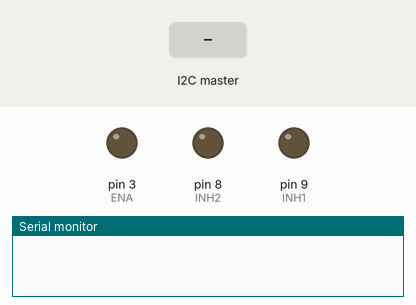
Bench run of a sketch on a simulated Arduino Uno, built with avr-gcc and run on an emulated ATmega328P. On the bench: output pins drawn as LEDs (lit = HIGH), the last lines printed to the serial monitor. Inputs (shaded band) come from the test bench.

Above: at 1.2 s.
1.3 s: the I2C master sends the byte 1
At 2.1 s:
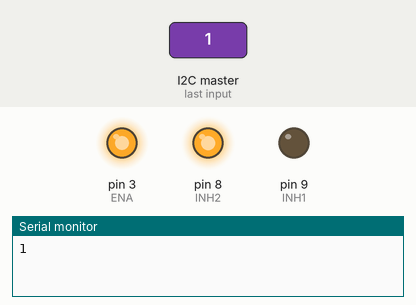
2.8 s: the I2C master sends the byte 0
At 3.3 s:
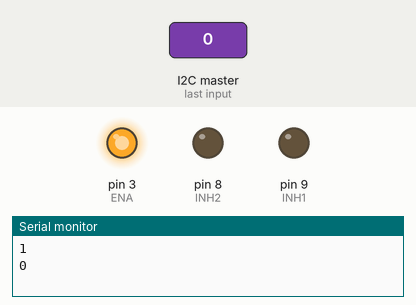
Timing chart, 0 to 5.8 s (numbered marks = the images above; inputs shaded):
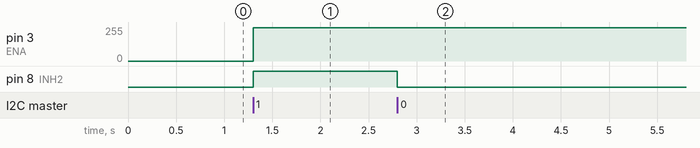

The sketch:

Slave_I2C.ino
```cpp
#include <Wire.h> //libreria

int INH1 = 9;
int INH2 = 8;
int ENA = 3;
int vel = 250;

void setup() {
  // put your setup code here, to run once:
  Serial.begin(9600);
  pinMode(INH1, OUTPUT);
  pinMode(INH2, OUTPUT);
  pinMode(ENA, OUTPUT);
  Wire.begin(1);
  Wire.onReceive(receiveEvent);
}

void loop() {
  // put your main code here, to run repeatedly:
}

void receiveEvent(int combinacion) {

  int estado[]  = {0, 0};

  if (Wire.available() == 2) { //2 bits enviados
    estado[0] = Wire.read();  //1er bit
    Serial.print("Combinaciòn: ");
    Serial.print(estado[0]);
  }

  if (Wire.available() == 1) { //2do bit
    estado[1] = Wire.read();
    Serial.println(estado[1]);
  }

  if (( estado[1] == 0) && (estado[0] == 0)) { // paro lento
    digitalWrite(INH1, LOW);
    digitalWrite(INH2, LOW);
  }
  if (( estado[1] == 1) && (estado[0] == 0)) { // horario
    digitalWrite(INH1, LOW);
    digitalWrite(INH2, HIGH);
  }
  if (( estado[1] == 0) && (estado[0] == 1)) { // anti horario
    digitalWrite(INH1, HIGH);
    digitalWrite(INH2, LOW);
  }
  if (( estado[1] == 1) && (estado[0] == 1)) { // paro abrupto
    digitalWrite(INH1, HIGH);
    digitalWrite(INH2, HIGH);
  }
  analogWrite(ENA, vel);
}
```

Measured:
- after the input at 1.3 s, pin 3 (ENA): 0/255 → 250/255 at once; pin 8 (INH2): LOW → HIGH at once
- after the input at 2.8 s, pin 8 (INH2): HIGH → LOW at once
